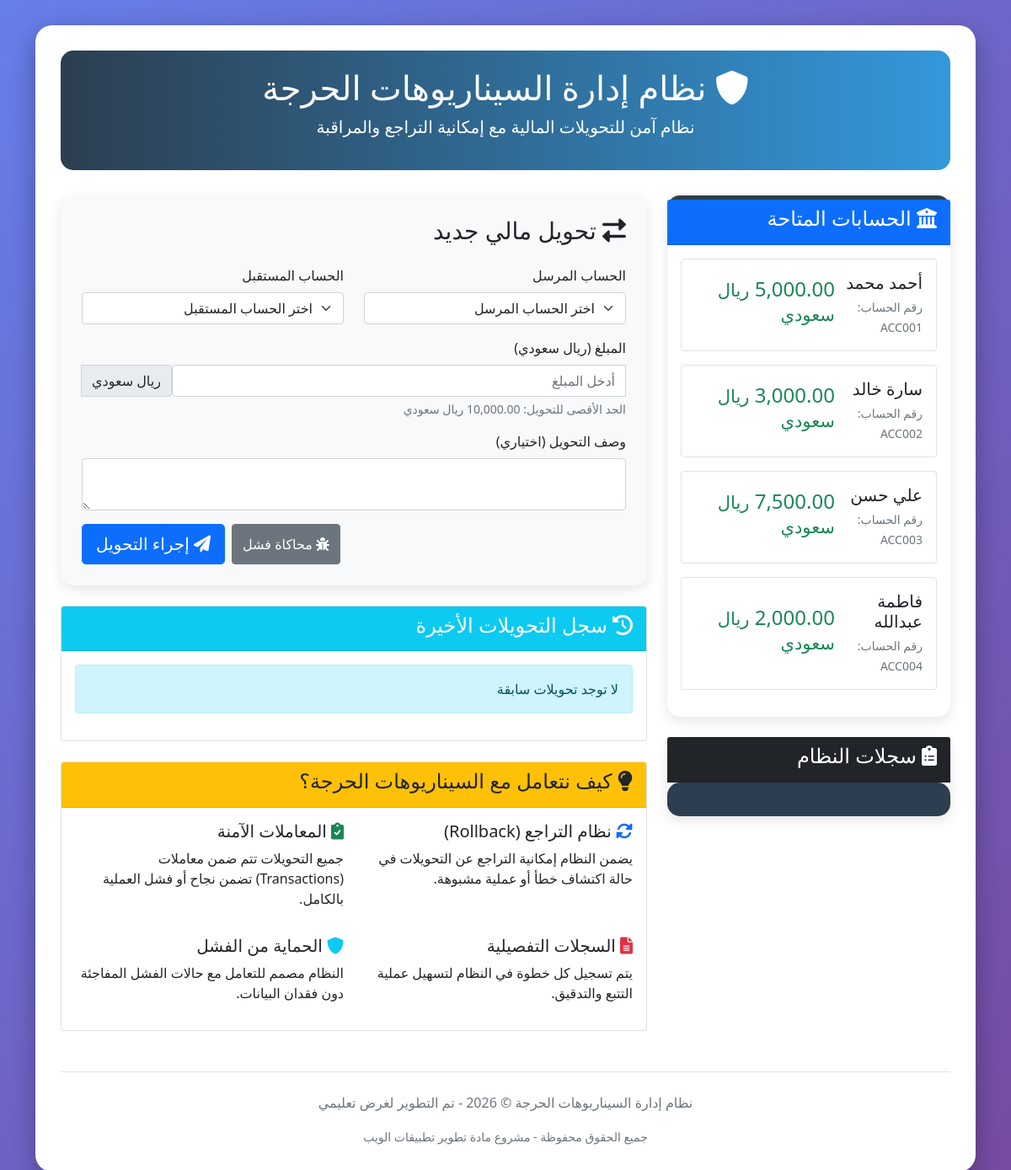
The page / on the database its author committed.
### tables this page shows
CREATE TABLE accounts (
    id INT PRIMARY KEY AUTO_INCREMENT,
    account_number VARCHAR(20) UNIQUE NOT NULL,
    account_name VARCHAR(100) NOT NULL,
    balance DECIMAL(12,2) DEFAULT 0.00,
    created_at TIMESTAMP DEFAULT CURRENT_TIMESTAMP
);

### index.php (the view, shortened to what this page needs)
<?php
$database = new Database();
$db = $database->getConnection();
$accounts = [];
try {
    $query = "SELECT * FROM accounts ORDER BY account_name";
    $stmt = $db->prepare($query);
    $stmt->execute();
    $accounts = $stmt->fetchAll(PDO::FETCH_ASSOC);
} catch(PDOException $e) {
    $error = "خطأ في جلب بيانات الحسابات: " . $e->getMessage();
}
$transfers = [];
try {
    $query = "SELECT t.*,
              a1.account_name as from_name,
              a2.account_name as to_name
              FROM transfers t
              LEFT JOIN accounts a1 ON t.from_account = a1.account_number
              LEFT JOIN accounts a2 ON t.to_account = a2.account_number
              ORDER BY t.created_at DESC LIMIT 10";
    $stmt = $db->prepare($query);
    $stmt->execute();
    $transfers = $stmt->fetchAll(PDO::FETCH_ASSOC);
} catch(PDOException $e) {
    $error = "خطأ في جلب سجل التحويلات: " . $e->getMessage();
}
?>
<!DOCTYPE html>
<html lang="ar" dir="rtl">
<head>
    <link href="https://cdn.jsdelivr.net/npm/bootstrap@5.1.3/dist/css/bootstrap.min.css" rel="stylesheet">
    <link rel="stylesheet" href="https://cdnjs.cloudflare.com/ajax/libs/font-awesome/6.0.0/css/all.min.css">
</head>
<body>
    <div class="container">
        <div class="main-container">
            <div class="header-section text-center">
                <h1><i class="fas fa-shield-alt"></i> نظام إدارة السيناريوهات الحرجة</h1>
                <p class="lead">نظام آمن للتحويلات المالية مع إمكانية التراجع والمراقبة</p>
            </div>
            <div class="row">
                <div class="col-lg-4 mb-4">
                    <div class="card account-card primary">
                        <div class="card-header bg-primary text-white">
                            <h4><i class="fas fa-university"></i> الحسابات المتاحة</h4>
                        </div>
                        <div class="card-body">
                            <?php if(!empty($accounts)): ?>
                                <?php foreach($accounts as $account): ?>
                                    <div class="account-item mb-3 p-3 border rounded">
                                        <div class="d-flex justify-content-between align-items-center">
                                            <div>
                                                <h5 class="mb-1"><?php echo htmlspecialchars($account['account_name']); ?></h5>
                                                <small class="text-muted">رقم الحساب: <?php echo $account['account_number']; ?></small>
                                            </div>
                                            <div class="text-end">
                                                <h4 class="text-success"><?php echo number_format($account['balance'], 2); ?> <small><?php echo CURRENCY; ?></small></h4>
                                            </div>
                                        </div>
                                    </div>
                                <?php endforeach; ?>
                            <?php else: ?>
                                <div class="alert alert-warning">لا توجد حسابات متاحة</div>
                            <?php endif; ?>
                        </div>
                    </div>
                    <div class="card account-card mt-4">
                        <div class="card-header bg-dark text-white">
                            <h4><i class="fas fa-clipboard-list"></i> سجلات النظام</h4>
                        </div>
                        <div class="logs-section">
                        </div>
                    </div>
                </div>
                <div class="col-lg-8">
                    <div class="transfer-form mb-4">
                        <h3 class="mb-4"><i class="fas fa-exchange-alt"></i> تحويل مالي جديد</h3>
                        <form action="process_transfer.php" method="POST" id="transferForm">
                            <div class="row">
                                <div class="col-md-6 mb-3">
                                    <label for="from_account" class="form-label">الحساب المرسل</label>
                                    <select class="form-select" id="from_account" name="from_account" required>
                                        <option value="">اختر الحساب المرسل</option>
                                    </select>
                                </div>
                                <div class="col-md-6 mb-3">
                                    <label for="to_account" class="form-label">الحساب المستقبل</label>
                                    <select class="form-select" id="to_account" name="to_account" required>
                                        <option value="">اختر الحساب المستقبل</option>
                                    </select>
                                </div>
                            </div>
                            <div class="mb-3">
                                <label for="amount" class="form-label">المبلغ (<?php echo CURRENCY; ?>)</label>
                                <div class="input-group">
                                    <input type="number" class="form-control" id="amount" name="amount"
                                           step="0.01" min="1" max="<?php echo MAX_TRANSFER_AMOUNT; ?>"
                                           placeholder="أدخل المبلغ" required>
                                    <span class="input-group-text"><?php echo CURRENCY; ?></span>
                                </div>
                                <div class="form-text">الحد الأقصى للتحويل: <?php echo number_format(MAX_TRANSFER_AMOUNT, 2); ?> <?php echo CURRENCY; ?></div>
                            </div>
                            <div class="mb-3">
                                <label for="description" class="form-label">وصف التحويل (اختياري)</label>
                                <textarea class="form-control" id="description" name="description" rows="2"></textarea>
                            </div>
                            <div class="d-grid gap-2 d-md-flex justify-content-md-end">
                                <button type="button" class="btn btn-secondary me-md-2" onclick="simulateFailure()">
                                    <i class="fas fa-bug"></i> محاكاة فشل
                                </button>
                                <button type="submit" class="btn btn-primary btn-lg">
                                    <i class="fas fa-paper-plane"></i> إجراء التحويل
                                </button>
                            </div>
                        </form>
                    </div>
                    <div class="card">
                        <div class="card-header bg-info text-white">
                            <h4><i class="fas fa-history"></i> سجل التحويلات الأخيرة</h4>
                        </div>
                        <div class="card-body">
                            <?php if(!empty($transfers)): ?>
                                <div class="table-responsive">
                                    <table class="table table-hover">
                                        <thead>
                                            <tr>
                                                <th>رقم العملية</th>
                                                <th>من</th>
                                                <th>إلى</th>
                                                <th>المبلغ</th>
                                                <th>الحالة</th>
                                                <th>التاريخ</th>
                                                <th>إجراءات</th>
                                            </tr>
                                        </thead>
                                        <tbody>
                                            <?php foreach($transfers as $transfer): ?>
                                                <tr>
                                                    <td><span class="transaction-id"><?php echo substr($transfer['transaction_id'] ?? 'N/A', 0, 8); ?></span></td>
                                                    <td><?php echo htmlspecialchars($transfer['from_name'] ?? $transfer['from_account']); ?></td>
                                                    <td><?php echo htmlspecialchars($transfer['to_name'] ?? $transfer['to_account']); ?></td>
                                                    <td class="fw-bold"><?php echo number_format($transfer['amount'], 2); ?></td>
                                                    <td>
                                                        <span class="status-badge status-<?php echo $transfer['status']; ?>">
                                                            <?php
                                                            $status_text = [
                                                                'completed' => 'مكتمل',
                                                                'failed' => 'فشل',
                                                                'rolled_back' => 'تراجع',
                                                                'pending' => 'قيد الانتظار'
                                                            ];
                                                            echo $status_text[$transfer['status']] ?? $transfer['status'];
                                                            ?>
                                                        </span>
                                                    </td>
                                                    <td><?php echo date('Y-m-d H:i', strtotime($transfer['created_at'])); ?></td>
                                                    <td>
                                                        <?php if($transfer['status'] == 'completed'): ?>
                                                            <button class="btn btn-sm btn-warning" onclick="rollbackTransfer('<?php echo $transfer['transaction_id']; ?>')">
                                                                <i class="fas fa-undo"></i> تراجع
                                                            </button>
                                                        <?php endif; ?>
                                                    </td>
                                                </tr>
                                            <?php endforeach; ?>
                                        </tbody>
                                    </table>
                                </div>
                            <?php else: ?>
                                <div class="alert alert-info">لا توجد تحويلات سابقة</div>
                            <?php endif; ?>
                        </div>
                    </div>
                    <div class="card mt-4">
                        <div class="card-header bg-warning text-dark">
                            <h4><i class="fas fa-lightbulb"></i> كيف نتعامل مع السيناريوهات الحرجة؟</h4>
                        </div>
                        <div class="card-body">
                            <div class="row">
                                <div class="col-md-6">
                                    <h5><i class="fas fa-sync-alt text-primary"></i> نظام التراجع (Rollback)</h5>
                                    <p>يضمن النظام إمكانية التراجع عن التحويلات في حالة اكتشاف خطأ أو عملية مشبوهة.</p>
                                </div>
                                <div class="col-md-6">
                                    <h5><i class="fas fa-clipboard-check text-success"></i> المعاملات الآمنة</h5>
                                    <p>جميع التحويلات تتم ضمن معاملات (Transactions) تضمن نجاح أو فشل العملية بالكامل.</p>
                                </div>
                            </div>
                            <div class="row mt-3">
                                <div class="col-md-6">
                                    <h5><i class="fas fa-file-alt text-danger"></i> السجلات التفصيلية</h5>
                                    <p>يتم تسجيل كل خطوة في النظام لتسهيل عملية التتبع والتدقيق.</p>
                                </div>
                                <div class="col-md-6">
                                    <h5><i class="fas fa-shield-alt text-info"></i> الحماية من الفشل</h5>
                                    <p>النظام مصمم للتعامل مع حالات الفشل المفاجئة دون فقدان البيانات.</p>
                                </div>
                            </div>
                        </div>
                    </div>
                </div>
            </div>
            <footer class="mt-5 pt-4 border-top text-center text-muted">
                <p>نظام إدارة السيناريوهات الحرجة &copy; <?php echo date('Y'); ?> - تم التطوير لغرض تعليمي</p>
                <small>جميع الحقوق محفوظة - مشروع مادة تطوير تطبيقات الويب</small>
            </footer>
        </div>
    </div>
</body>
</html>

### index.php (style rules this page uses)
:root { --primary-color: #2c3e50; --secondary-color: #3498db; --success-color: #27ae60; --danger-color: #e74c3c; --warning-color: #f39c12; }
body { font-family: 'Segoe UI', Tahoma, Geneva, Verdana, sans-serif; background: linear-gradient(135deg, #667eea 0%, #764ba2 100%); min-height: 100vh; }
.main-container { background-color: white; border-radius: 20px; box-shadow: 0 10px 30px rgba(0,0,0,0.3); margin-top: 30px; margin-bottom: 30px; padding: 30px; }
.header-section { background: linear-gradient(90deg, var(--primary-color), var(--secondary-color)); color: white; padding: 20px; border-radius: 15px; margin-bottom: 30px; }
.account-card { border: none; border-radius: 15px; box-shadow: 0 5px 15px rgba(0,0,0,0.1); transition: transform 0.3s; margin-bottom: 20px; }
.account-card.primary { border-top: 5px solid var(--primary-color); }
.transfer-form { background-color: #f8f9fa; border-radius: 15px; padding: 25px; box-shadow: 0 5px 15px rgba(0,0,0,0.1); }
.logs-section { background-color: #2c3e50; color: white; border-radius: 15px; padding: 20px; max-height: 400px; overflow-y: auto; }

### rows shown on the page
accounts: account_name "أحمد محمد", account_number "ACC001"
accounts: account_name "سارة خالد", account_number "ACC002"
accounts: account_name "علي حسن", account_number "ACC003"
accounts: account_name "فاطمة عبدالله", account_number "ACC004"

### other values the page prints
CURRENCY "ريال سعودي"
